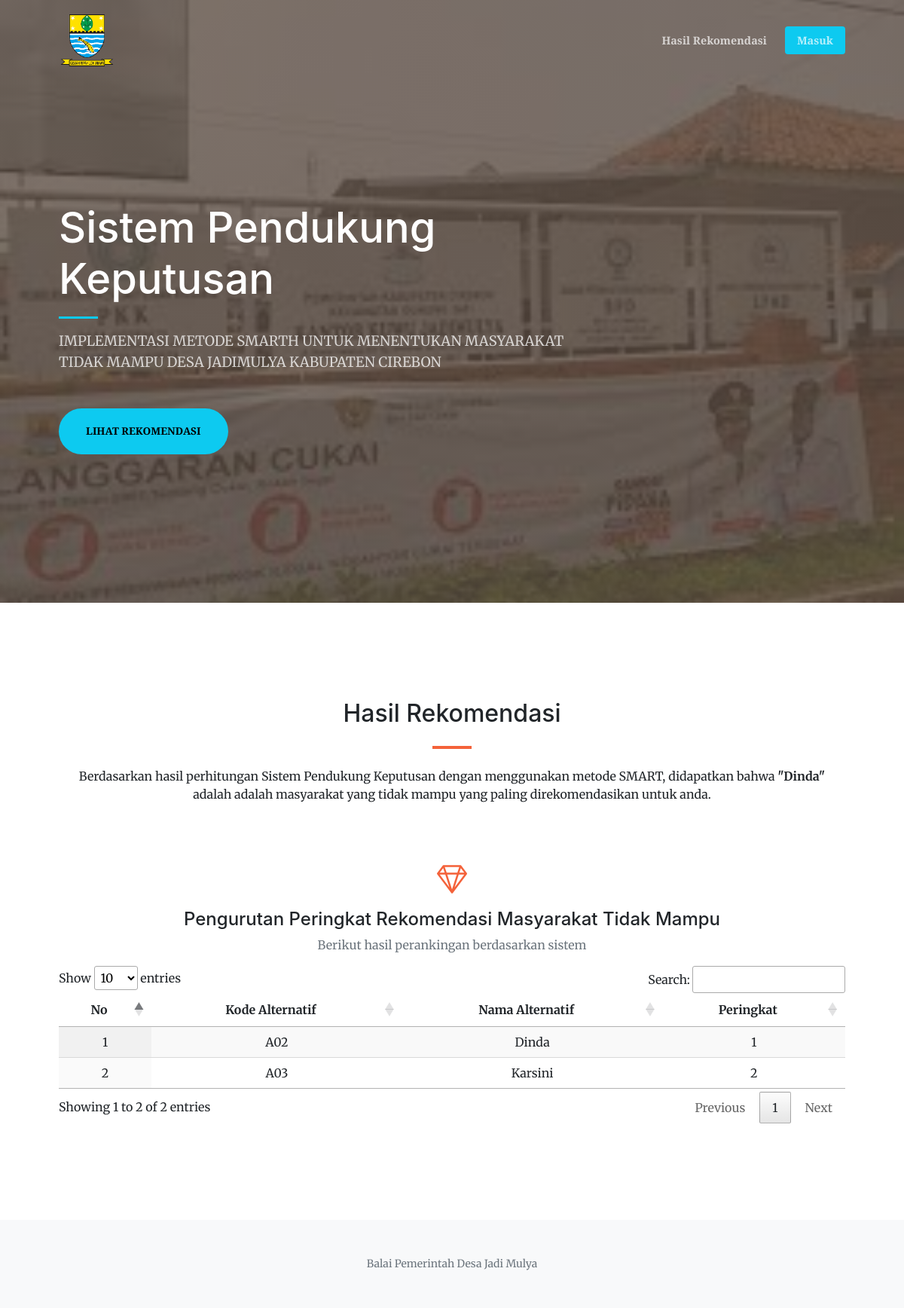
The page / on the database its author committed.
### tables this page shows
CREATE TABLE `alternatif` (
  `id_alternatif` int(11) NOT NULL,
  `kode_alternatif` varchar(10) NOT NULL,
  `nama_alternatif` varchar(25) NOT NULL,
  `username` varchar(20) NOT NULL
);

CREATE TABLE `peringkat` (
  `id_peringkat` int(11) NOT NULL,
  `id_alternatif` int(11) NOT NULL,
  `nilai_peringkat` float NOT NULL,
  `username` varchar(20) NOT NULL
);

### index.php (the view, shortened to what this page needs)
<?php
include 'koneksi.php';
?>
<!DOCTYPE html>
<html lang="en">
<head>
    <link href="https://cdn.jsdelivr.net/npm/bootstrap-icons@1.5.0/font/bootstrap-icons.css" rel="stylesheet" />
    <link href="https://cdnjs.cloudflare.com/ajax/libs/SimpleLightbox/2.1.0/simpleLightbox.min.css" rel="stylesheet" />
    <link href="css/styles.css" rel="stylesheet" />
    <link rel="stylesheet" type="text/css" href="css/jquery.dataTables.css">
</head>
<body id="page-top">
    <nav class="navbar navbar-expand-lg navbar-light fixed-top py-3" id="mainNav">
        <div class="container px-4 px-lg-5">
            <div class="d-inline">
                <img src="assets/img/logo2.png" width="75" class="me-2">
            </div>
            <div class="collapse navbar-collapse" id="navbarResponsive">
                <ul class="navbar-nav ms-auto my-2 my-lg-0">
                    <li class="nav-item"><a class="nav-link py-2" href="#rekomendasi">Hasil Rekomendasi</a></li>
                    <li class="nav-item"><a class="nav-link bg-info pe-3 py-2 ms-2 rounded" href="masuk.php">Masuk</a></li>
                </ul>
            </div>
        </div>
    </nav>
    <header class="masthead">
        <div class="container px-4 px-lg-5 h-100">
            <div class="row gx-4 gx-lg-5 h-100">
                <div class="col-lg-8 align-self-end">
                    <h1 class="text-white font-weight-bold">Sistem Pendukung Keputusan</h1>
                    <hr class="divider bg-info" />
                </div>
                <div class="col-lg-8 align-self-baseline">
                    <p class="text-white-75 mb-5">IMPLEMENTASI METODE SMARTH UNTUK MENENTUKAN MASYARAKAT TIDAK MAMPU DESA JADIMULYA KABUPATEN CIREBON
</p>
                    <a class="btn btn-info btn-xl" href="#rekomendasi">Lihat Rekomendasi</a>
                </div>
            </div>
        </div>
    </header>
    <section class="page-section" id="rekomendasi">
        <div class="container px-4 px-lg-5">
            <h2 class="text-center mt-0">Hasil Rekomendasi</h2>
            <hr class="divider-title" />
            <?php
            $get_admin_user = mysqli_fetch_array(mysqli_query($koneksi, "SELECT * FROM pengguna WHERE level = 'Admin' ORDER BY id_pengguna ASC LIMIT 1"));
            $username = $get_admin_user['username'];
            $query = mysqli_query($koneksi, "SELECT alternatif.nama_alternatif AS nama_alternatif FROM peringkat JOIN alternatif ON peringkat.id_alternatif = alternatif.id_alternatif WHERE peringkat.username = '$username' ORDER BY peringkat.nilai_peringkat DESC LIMIT 1");
            $data_rekom = mysqli_fetch_array($query);
            ?>
            <p class="text-center mb-4">Berdasarkan hasil perhitungan Sistem Pendukung Keputusan dengan menggunakan metode SMART, didapatkan bahwa <span class="fw-bold">"<?= $data_rekom['nama_alternatif']; ?>"</span> adalah adalah masyarakat yang tidak mampu yang paling direkomendasikan untuk anda.</p>
            <div class="row gx-4 gx-lg-5">
                <div class="col-lg-12 text-center">
                    <div class="mt-5">
                        <div class="mb-2"><i class="bi-gem fs-1 text-primary"></i></div>
                        <h3 class="h4 mb-2">Pengurutan Peringkat Rekomendasi Masyarakat Tidak Mampu</h3>
                        <p class="text-muted mb-0">Berikut hasil perankingan berdasarkan sistem</p>
                        <div class="table-responsive mt-3">
                            <table id="data-rekomendasi" class="cell-bordered display" width="100%">
                                <thead>
                                    <tr>
                                        <th class="text-center">No</th>
                                        <th class="text-center">Kode Alternatif</th>
                                        <th class="text-center">Nama Alternatif</th>
                                        <th class="text-center">Peringkat</th>
                                    </tr>
                                </thead>
                                <tbody>
                                    <?php
                                    $no = 1;
                                    $query = mysqli_query($koneksi, "SELECT alternatif.kode_alternatif AS kode, alternatif.nama_alternatif AS nama, peringkat.nilai_peringkat AS nilai FROM alternatif JOIN peringkat ON alternatif.id_alternatif = peringkat.id_alternatif WHERE peringkat.username = '$username' ORDER BY peringkat.nilai_peringkat DESC");
                                    while ($baris = mysqli_fetch_array($query)) {
                                        echo "
                                            <tr>
                                                <td>" . $no . "</td>
                                                <td>" . $baris['kode'] . "</td>
                                                <td>" . $baris['nama'] . "</td>
                                                <td>" . $no . "</td>
                                            </tr>
                                            ";
                                        $no++;
                                    }
                                    ?>
                                </tbody>
                            </table>
                        </div>
                    </div>
                </div>
            </div>
        </div>
</section>
    <footer class="bg-light py-5">
        <div class="container px-4 px-lg-5">
            <div class="small text-center text-muted">Balai Pemerintah Desa Jadi Mulya</div>
        </div>
    </footer>
</body>
</html>

### rows shown on the page
alternatif: nama_alternatif "Dinda"
peringkat: id_alternatif.kode_alternatif "A02", id_alternatif.nama_alternatif "Dinda"
peringkat: id_alternatif.kode_alternatif "A03", id_alternatif.nama_alternatif "Karsini"
